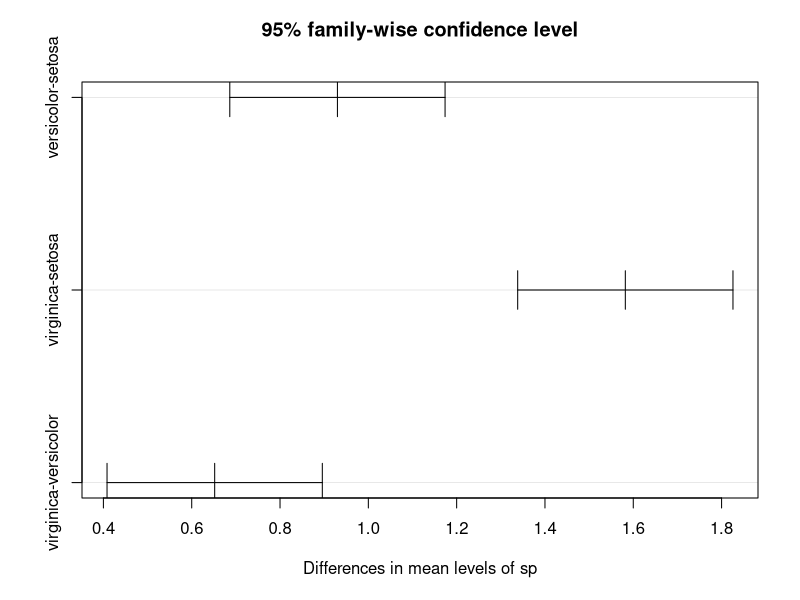

Reproduce this figure in R.
data(iris)
names(iris)=c('sl','sw','pl','pw','sp')
anova(aov(sl~sp,data=iris))
anova(aov(sw~sp,data=iris))
anova(aov(pl~sp,data=iris))
anova(aov(pw~sp,data=iris))

TukeyHSD(aov(sl~sp,data=iris))
plot(TukeyHSD(aov(sl~sp,data=iris)))